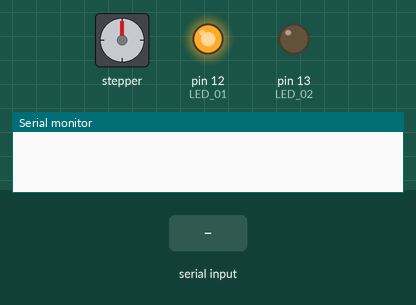
Recording of a program running on a simulated Arduino Mega 2560, built with avr-gcc and run on an emulated ATmega2560. Shown: stepper motor, output pins drawn as LEDs (lit = HIGH), the last lines printed to the serial monitor. The inputs (shaded band) are chosen by the test bench. Stepper angles assume 70 steps per turn.

Above: at 1.2 s.
1.3 s: "2\n" received over Serial
At 1.45 s:
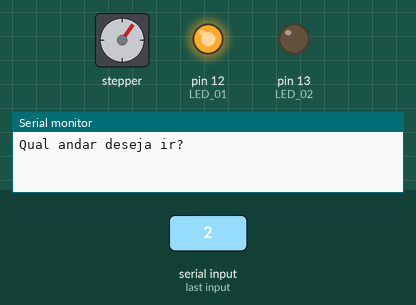
At 2.36 s:
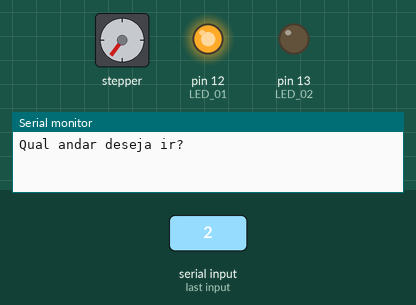
10.3 s: "1\n" received over Serial
At 11.73 s:
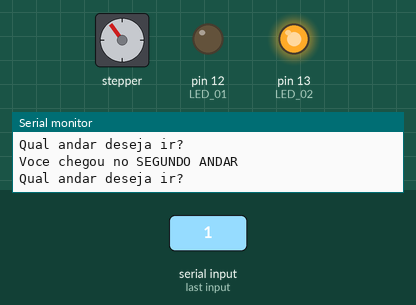
Timing chart, 0 to 24.9 s (numbered marks = the images above; inputs shaded):
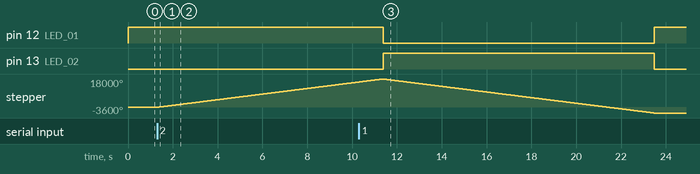

The program:

main.cpp
```cpp
#include <Arduino.h>
#include <Stepper.h>
#include <LiquidCrystal.h>

#define LED_01 12
#define LED_02 13

const int stepsPerRevolution = 70;
int andarAtual = 1;
Stepper myStepper(stepsPerRevolution, 22,23,24,25);

void movimentarMotor(int passos, int voltas){
   for(int i = 0; i < voltas; i++){
      myStepper.step(passos);
   }
}

void iniciarLeds(){
   pinMode(LED_01, OUTPUT);
   pinMode(LED_02, OUTPUT);
}

void ledSegundoAndar(){
   digitalWrite(LED_02, HIGH);
   digitalWrite(LED_01, LOW);
}

void ledPrimeiroAndar(){
   digitalWrite(LED_01, HIGH);
   digitalWrite(LED_02, LOW);
}

void descerEvelador(){
   movimentarMotor(-stepsPerRevolution, 60);
   andarAtual = 1;
   Serial.println("Voce chegou no PRIMEIRO ANDAR");
   ledPrimeiroAndar();
}

void subirElevador(){
   movimentarMotor(+stepsPerRevolution, 50);
   andarAtual = 2;
   Serial.println("Voce chegou no SEGUNDO ANDAR");
   ledSegundoAndar();
}


void setup(){
  Serial.begin(9600);
  iniciarLeds();
  ledPrimeiroAndar();
  myStepper.setSpeed(300);
}
void loop(){
   while (Serial.available() > 0)
   {
    Serial.println("Qual andar deseja ir?");

    int andarEscolhido = Serial.parseInt();

    if (andarAtual == 2 && andarEscolhido == 1)
    {
        descerEvelador();
    }

    else if (andarAtual == 1 && andarEscolhido == 2)
    {
        subirElevador();
    }
    else {
      Serial.println("Voce ja esta no " + andarEscolhido);
    }
  }
}
```

Measured:
- after the input at 1.3 s, stepper: keeps turning clockwise at about 1789°/s, starting at once
